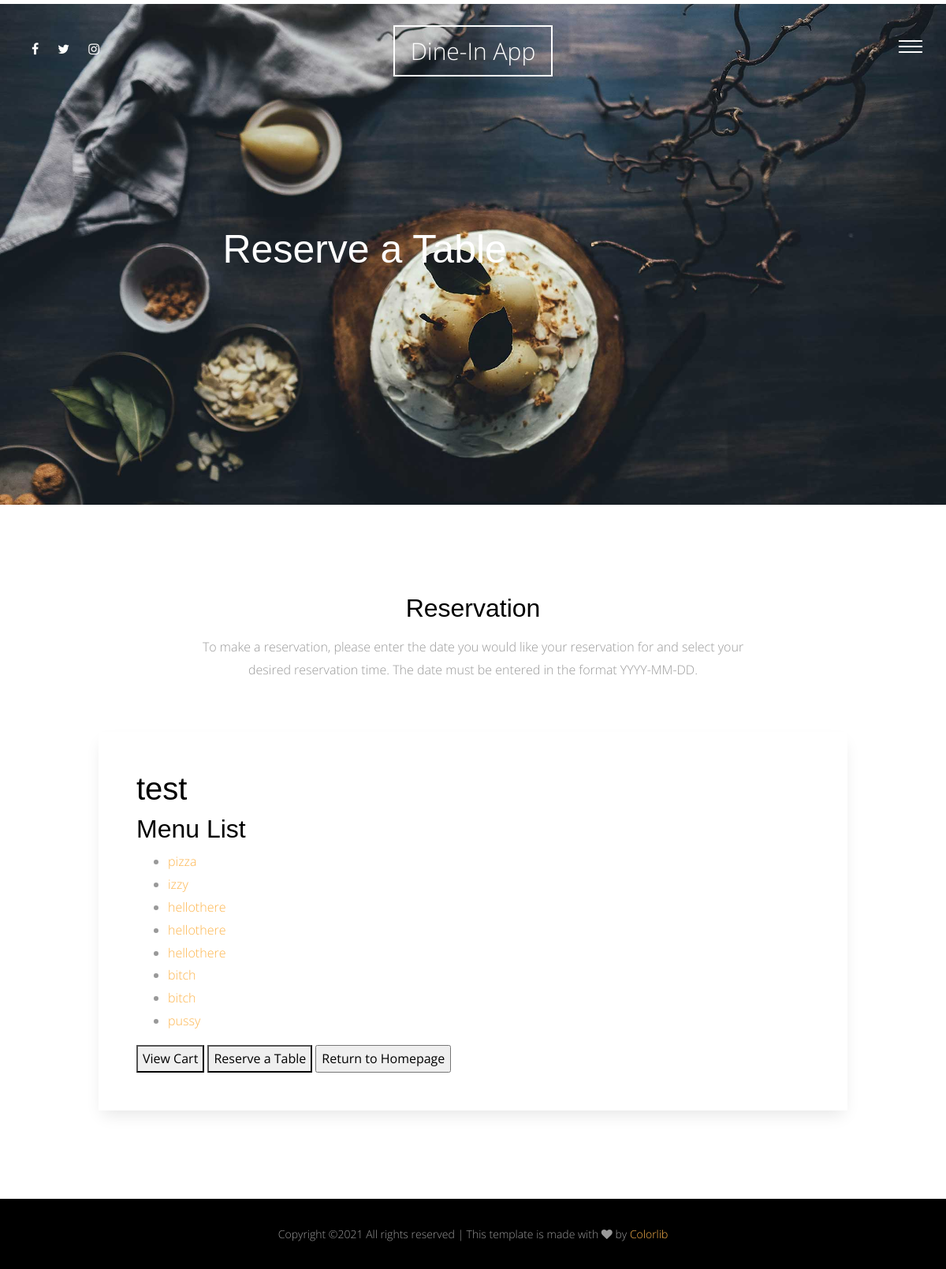
/website/restaurant/user/1/, run on the app's committed database.
### website/models.py (models this page shows, shortened)
class Restaurant(models.Model):
    restaurant_name = models.CharField(max_length=200)
    restaurant_username = models.CharField(max_length=30)
    restaurant_password = models.CharField(max_length=50)

class MenuItem(models.Model):
    restaurant = models.ForeignKey(Restaurant, on_delete=models.CASCADE)
    menu_item_name = models.CharField(max_length=200)
    menu_item_description = models.CharField(max_length=200)
    menu_item_price = models.FloatField(default=0)

### website/views.py (the view)
# urls.py: path('restaurant/user/<int:restaurant_id>/', views.restaurant_user_side, name='restaurant_user_side'),
def restaurant_user_side(request, restaurant_id):
    restaurant = get_object_or_404(Restaurant, pk=restaurant_id)
    menu_list = MenuItem.objects.filter(restaurant__pk = restaurant_id)
    context = {'restaurant' : restaurant, 'menu_list' : menu_list, 'restaurant_id' : restaurant_id}
    return render(request, 'website/restaurant-user-side.html', context)

### website/templates/website/restaurant-user-side.html (shortened to what this page needs)
{% extends 'base.html' %}
{% load static %}
{% block body %}
      <div class="main-wrap">
        <div class="cover_1 cover_sm">
          <div class="img_bg" style="background-image: url({% static 'site_static/img/slider-1.jpg' %})" data-stellar-background-ratio="0.5">
            <div class="container">
              <div class="row align-items-center justify-content-center">
                <div class="col-md-7" data-aos="fade-up">
                  <h2 class="heading">Reserve a Table</h2>
                </div>
              </div>
            </div>
          </div>
        </div>
        <div class="section" data-aos="fade-up">
          <div class="container">
            <div class="row justify-content-center mb-5">
              <div class="col-md-8  text-center">
                <h2 class="mb-3">Reservation</h2>
                <p class="lead">To make a reservation, please enter the date you would like your reservation for and select your desired reservation time. The date must be entered in the format YYYY-MM-DD.</p>
              </div>
            </div>
            <div class="row justify-content-center">
              <div class="col-md-10 p-5 form-wrap">
<h1> {{restaurant.restaurant_name}}  </h1>
<h2>Menu List</h2>
{% if menu_list %}
    <ul>
    {% for menu_item in menu_list %}
        <li><a href="/website/restaurant/menu_list/{{ menu_item.id }}/">{{ menu_item.menu_item_name}}</a></li>
    {% endfor %}
    </ul>
{% else %}
    <p>No menu items are available.</p>
{% endif %}
<button onclick="location.href = '/website/order_summary/';">View Cart</button>
                  <button onclick="location.href = '/website/reserve_table/{{restaurant_id}}';">Reserve a Table</button>
                  <input type="button" value="Return to Homepage" onclick="document.location.href = '/website/restaurant/'">
              </div>
            </div>
          </div>
        </div>
              </div>
            </div>
{% endblock body %}

### static/site_static/css/style.css (style rules this page uses)
html { overflow-x: hidden; }
body { background: #fff; font-family: "Open Sans", cursive; font-size: 16px; line-height: 1.8; font-weight: 300; color: #999999; }
a { -webkit-transition: .3s all ease; -o-transition: .3s all ease; transition: .3s all ease; text-decoration: none; }
h1, h2, h3, h4, h5 { color: #000; font-family: "Playfair Display", Arial, sans-serif; }
.lead { font-size: 16px; }
.section { padding: 7em 0; }
.form-wrap { padding: 40px; background: #fff; -webkit-box-shadow: 0 10px 20px -5px rgba(0, 0, 0, 0.1); box-shadow: 0 10px 20px -5px rgba(0, 0, 0, 0.1); }
.cover_1 { position: relative; }
.cover_1 .img_bg { background-repeat: no-repeat; background-size: cover !important; background-position: center center; }
.cover_1 .img_bg, .cover_1 .img_bg > .container > .row { min-height: 700px; height: 100vh; }
.cover_1.cover_sm .img_bg, .cover_1.cover_sm .img_bg > .container > .row { min-height: 600px; height: 80vh; }
.cover_1 .heading { color: white; font-weight: 300; font-size: 30px; line-height: 1.5; }
@media (min-width: 768px) { .cover_1 .heading { font-size: 50px; line-height: 1.5; } }

### data on the page
Restaurant: restaurant_name "test"
MenuItem: menu_item_name "pizza"
MenuItem: menu_item_name "izzy"
MenuItem: menu_item_name "hellothere"
MenuItem: menu_item_name "hellothere"
MenuItem: menu_item_name "hellothere"
MenuItem: menu_item_name "bitch"
MenuItem: menu_item_name "bitch"
MenuItem: menu_item_name "pussy"
